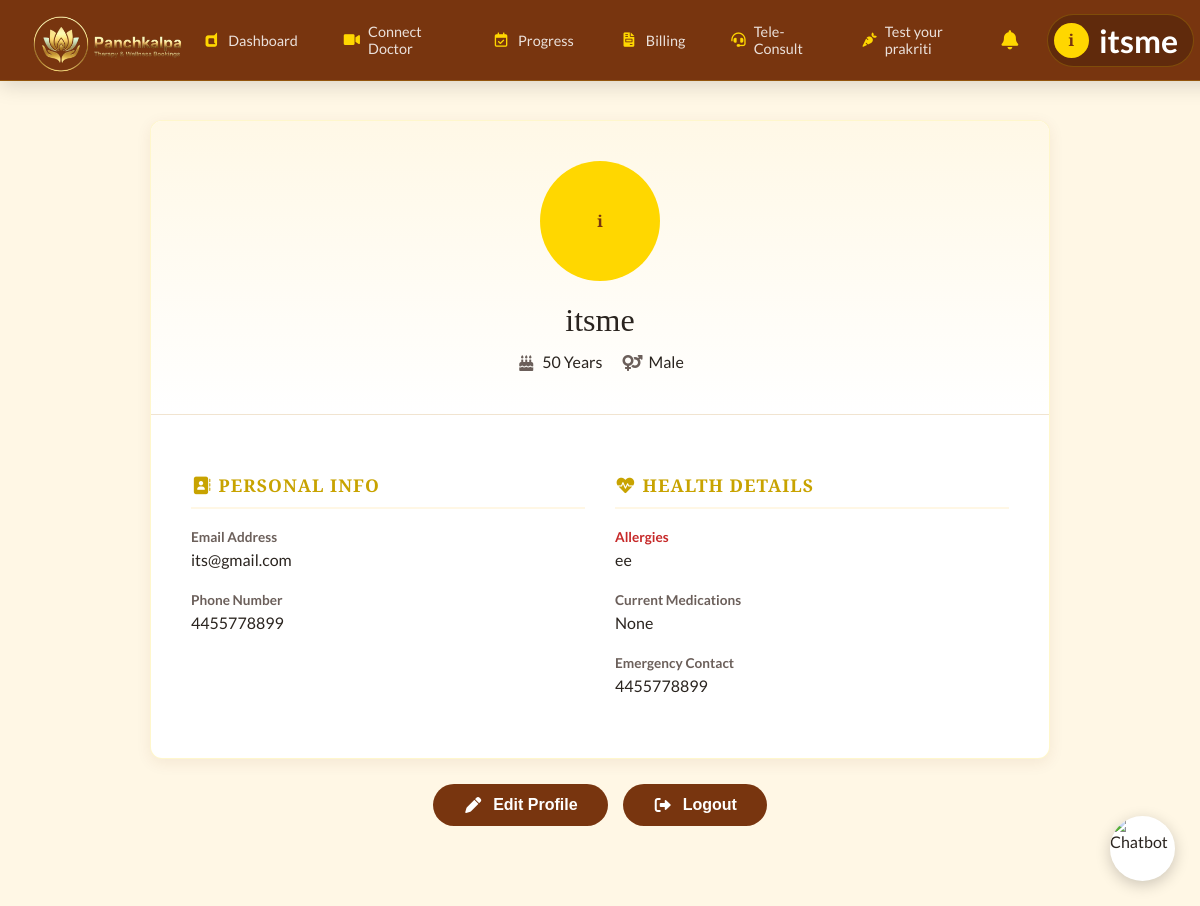
The page /patient/profile/ (signed in) on the database its author committed.
### Patient/models.py (models this page shows, shortened)
class PatientProfile(models.Model):
    user = models.OneToOneField(
        User,
        on_delete=models.CASCADE,
        related_name="patientprofile"
    )
    contact = models.CharField(max_length=15, null=True, blank=True)
    age = models.PositiveIntegerField(null=True, blank=True)
    dob = models.DateField(null=True, blank=True)
    gender = models.CharField(max_length=10, null=True, blank=True)
    address = models.TextField(null=True, blank=True)
    allergies = models.CharField(max_length=255, null=True, blank=True)
    prakriti_type = models.CharField(max_length=20, null=True, blank=True)
    therapy_stage = models.CharField(max_length=20, null=True, blank=True)
    symptoms = models.JSONField(default=list, blank=True)

### Patient/views.py (the view)
# urls.py: path('profile/', views.profile, name='patient-profile'),
@login_required
def profile(request):
    patient = PatientProfile.objects.get(user=request.user)
    return render(request, "patient-portal/profile.html", {"patient": patient})

### templates/patient-portal/profile.html (shortened to what this page needs)
{% extends "patient-portal/base.html" %}
{% load static %}
{% block style %}
<link rel="stylesheet" href="https://cdnjs.cloudflare.com/ajax/libs/font-awesome/6.0.0/css/all.min.css">
<link rel="stylesheet" href="{% static "css/patient-portal/profile.css" %}">
{% endblock style %}
{% block content %}
<div class="profile-main-container" id="profileContainer">
    <div class="profile-content-card">
        <div class="profile-header-section">
            <div class="profile-photo-wrapper">
                <div id="profile-icon">
                    {{ request.user.first_name|default:"A"|slice:":1" }}
                </div>
            </div>
            <div class="profile-basic-info">
                <h1 class="profile-value-text" id="view-name">
                    {{ patient.user.first_name }} {{ patient.user.last_name }}
                </h1>
                <div class="profile-demographics-row">
                    <div class="profile-demographics-item">
                        <i class="fas fa-birthday-cake"></i>
                        <span class="profile-value-text" id="view-age">
                            {{ patient.age|default:"--" }} Years
                        </span>
                    </div>
                    <div class="profile-demographics-item">
                        <i class="fas fa-venus-mars"></i>
                        <span class="profile-value-text" id="view-gender">
                            {{ patient.gender|default:"--" }}
                        </span>
                    </div>
                </div>
            </div>
        </div>
        <div class="profile-details-grid">
            <div class="profile-column">
                <h3 class="profile-section-title"><i class="fas fa-address-book"></i> Personal Info</h3>
                <div class="profile-info-group">
                    <label class="profile-label">Email Address</label>
                    <div class="profile-value-text" id="view-email">
                        {{ patient.user.email|default:"user@panchkalpa.in" }}
                    </div>
                </div>
                <div class="profile-info-group">
                    <label class="profile-label">Phone Number</label>
                    <div class="profile-value-text" id="view-phone">
                        {{ patient.contact|default:"9876543210" }}
                    </div>
                </div>
            </div>
            <div class="profile-column">
                <h3 class="profile-section-title"><i class="fas fa-heartbeat"></i> Health Details</h3>
                <div class="profile-info-group">
                    <label class="profile-label" style="color:#c62828;">Allergies</label>
                    <div class="profile-value-text" id="view-allergies">
                        {{ patient.allergies|default:"None" }}
                    </div>
                </div>
                <div class="profile-info-group">
                    <label class="profile-label">Current Medications</label>
                    <div class="profile-value-text" id="view-meds">None</div>
                </div>
                <div class="profile-info-group">
                    <label class="profile-label">Emergency Contact</label>
                    <div class="profile-value-text" id="view-emergency">
                        {{ patient.contact|default:"9876543210" }}
                    </div>
                </div>
            </div>
        </div>
    </div>
    <div class="profile-actions-bar">
        <button class="profile-btn btn-edit" onclick="enableEditMode()">
            <i class="fas fa-pen"></i> Edit Profile
        </button>
        <button onclick="window.location.href='{% url 'logout' %}'" class="btn-edit profile-btn btn-danger">
            <i class="fa-solid fa-right-from-bracket"></i>
            Logout
        </button>
    </div>
</div>
{% endblock content %}

### templates/patient-portal/base.html (shortened to what this page needs)
{% load static %}
<!DOCTYPE html>
<html lang="en">
<head>
    <link rel="stylesheet" href="https://cdnjs.cloudflare.com/ajax/libs/font-awesome/7.0.1/css/all.min.css"
 />
    <link href="https://cdn.jsdelivr.net/npm/@n8n/chat/dist/style.css" rel="stylesheet" />
    <link rel="stylesheet" href="{% static 'css/patient-portal/base.css' %}">
    {% block style %}{% endblock style %}
</head>
<body>
    <nav class="dashboard-navbar-container">
        <div class="dashboard-logo-wrapper">
            <img src="/static/assets/panchkalpa-logo-trans.png" alt="Panchkalpa">
        </div>
        <div class="dashboard-nav-links-group">
            <a href="{% url 'patient-dashboard' %}"
                class="dashboard-nav-item-button {% block dashboard %}{% endblock dashboard %}">
                <i class="fa-brands fa-dashcube"></i>
                Dashboard
            </a>
            <a href="{% url 'patient-appointments' %}"
                class="dashboard-nav-item-button {% block appointments %}{% endblock appointments %}">
                <i class="fa-solid fa-video"></i>
                Connect Doctor
            </a>
            <a href="{% url 'patient-progress' %}"
                class="dashboard-nav-item-button {% block progress %}{% endblock progress %}">
                <i class="fa-regular fa-calendar-check"></i>
                Progress
            </a>
            <a href="{% url 'billing:billing-home' %}"
                class="dashboard-nav-item-button {% block billing %}{% endblock billing %}">
                <i class="fa-solid fa-file-invoice"></i>
                Billing
            </a>
            <a href="{% url 'patient-teleconsult' %}"
                class="dashboard-nav-item-button {% block teleconsult %}{% endblock teleconsult %}">
                <i class="fa-solid fa-headset"></i>
                Tele-Consult
            </a>
            <a href="{% url 'prakriti_test' %}"
                class="dashboard-nav-item-button {% block diet %}{% endblock diet %}">
                <i class="fa-solid fa-carrot"></i>
                Test your prakriti
            </a>
        </div>
        <div class="dashboard-nav-profile-section">
            <div class="notify-wrapper">
                <button class="dashboard-nav-item-button"
                    style="background:none; border:none; cursor:pointer; padding: 10px;"
                    onclick="toggleNotifyPopup()">
                    <i class="fa-solid fa-bell" style="font-size:1.2rem; color:var(--theme-gold);"></i>
                </button>
            </div>
            <div class="dashboard-profile-summary-pill" onclick="window.location.href='{% url 'patient-profile' %}'">
                <div class="dashboard-profile-icon-circle">
                    {{ request.user.first_name|default:"A"|slice:":1" }}
                </div>
                <div class="dashboard-profile-name-text">
                    {{ request.user.first_name|default:"User" }}
                </div>
            </div>
        </div>
    </nav>
    <div id="chatbot-button">
        <img id="chatbot-avatar" src="{% static 'assets/AyurMitra-logo.png' %}" alt="Chatbot">
    </div>
    {% block content %}{% endblock content %}
</body>
</html>

### static/css/patient-portal/base.css (style rules this page uses)
:root { --theme-gold: #FFD700; --theme-gold-dark: #C8A300; --theme-cream: #FFF8E6; --theme-brown: #78350f; --theme-bg-light: #fff7e5; --theme-text-dark: #2A241F; --theme-muted: #6b5f5a; --theme-white: #ffffff; --theme-shadow: 0 4px 15px rgba(120, 53, 15, 0.08); --theme-radius: 12px; --theme-nav-height: 80px; --notify-shadow: 0 8px 30px rgba(0, 0, 0, 0.15); --notify-blue-bg: #E3F2FD; --notify-blue-text: #1565C0; --notify-red-bg: #FFEBEE; --notify-red-text: #C62828; --notify-green-bg: #E8F5E9; --notify-green-text: #2E7D32; --notify-gold-bg: #FFFDE7; --notify-gold-text: #F9A825; }
body { margin: 0; font-family: 'Lato', sans-serif; background-color: var(--theme-bg-light); color: var(--theme-text-dark); overflow-x: hidden; padding-top: var(--theme-nav-height); }
h1, h2, h3, h4, h5 { font-family: 'Playfair Display', serif; color: var(--theme-brown); }
.dashboard-navbar-container { position: fixed; top: 0; left: 0; width: 100%; height: var(--theme-nav-height); background: var(--theme-brown); display: flex; align-items: center; justify-content: space-between; padding: 0 30px; z-index: 1000; box-shadow: 0 4px 20px rgba(0, 0, 0, 0.15); border-bottom: 1px solid rgba(255, 215, 0, 0.2); }
.dashboard-logo-wrapper { height: 100%; display: flex; align-items: center; }
.dashboard-logo-wrapper img { height: 120px; width: auto; object-fit: contain; margin-top: 10px; }
.dashboard-nav-links-group { display: flex; gap: 10px; height: 100%; align-items: center; }
.dashboard-nav-item-button { padding: 10px 18px; border-radius: 20px; font-size: 0.9rem; font-weight: 500; color: rgba(255, 255, 255, 0.85); text-decoration: none; display: flex; align-items: center; gap: 8px; transition: all 0.3s ease; }
.dashboard-nav-item-button i { color: var(--theme-gold); }
.dashboard-nav-profile-section { display: flex; align-items: center; margin-right: 3vw; gap: 15px; }
.dashboard-profile-summary-pill { display: flex; align-items: center; gap: 10px; background: rgba(0, 0, 0, 0.2); padding: 6px 15px 6px 6px; border-radius: 30px; border: 1px solid rgba(255, 215, 0, 0.2); cursor: pointer; transition: background 0.3s; }
.dashboard-profile-icon-circle { width: 32px; height: 32px; background: var(--theme-gold); color: var(--theme-brown); font-weight: 700; border-radius: 50%; display: flex; justify-content: center; align-items: center; font-family: 'Playfair Display', serif; }
.dashboard-profile-name-text { font-size: 0.9rem; color: white; font-weight: 600; }
.notify-wrapper { position: relative; display: inline-block; }
#chatbot-button { position: fixed; bottom: 25px; right: 25px; width: 65px; height: 65px; border-radius: 50%; background: #fff; box-shadow: 0px 4px 15px rgba(0, 0, 0, 0.2); cursor: pointer; z-index: 9999; overflow: hidden; }
#chatbot-button img { width: 100%; height: 100%; object-fit: cover; }

### rows shown on the page
PatientProfile: user.first_name "itsme", age "50", gender "Male", user.email "its@gmail.com", contact "4455778899", allergies "ee"

### other values the page prints
{{ request.user.first_name|default:"A"|slice:":1" }} "i"
{{ request.user.first_name|default:"User" }} "itsme"
